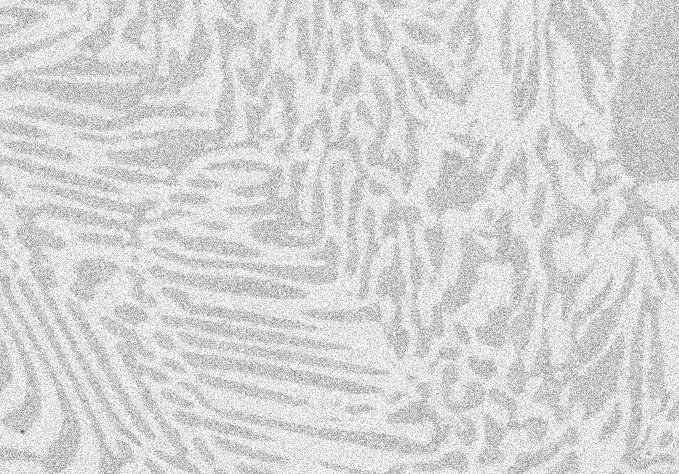
#> input picture pic2.jpg, 679 x 474 px
$ jupyter execute --allow-errors RWAlgo.ipynb   (older library calls are emulated)
#> lines starting #> are read from the running program, lines starting #| are printed output that depends on the picture
# Code by Aishika Saha-18BCE2168

## IMPORTING THE NECESSARY LIBRARIES

[cell 1]
import matplotlib.pyplot as plt
from skimage import io, img_as_float
import numpy as np

## READING THE IMAGE

[cell 2]
img = img_as_float(io.imread("pic2.jpg"))
#> img: shape (474, 679) float64; min 0.247, max 1, mean 0.837
plt.imshow(io.imread("pic2.jpg"))

[cell 3]
plt.hist(img.flat, bins=100, range=(0, 1))
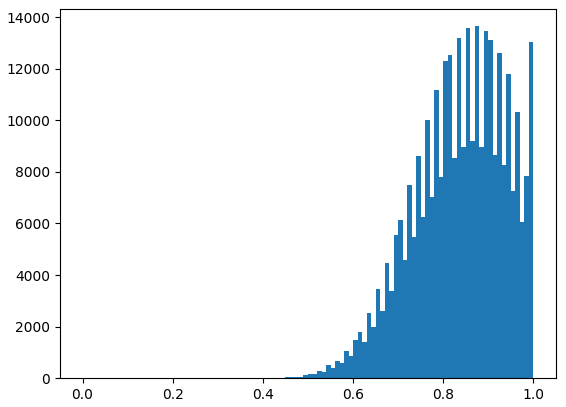
#> figure drawn by matplotlib, 1 panel; tallest bar 13651 high, from x = 0.87 to 0.88

[cell 4]
# Very noisy image so histogram looks horrible. Let us denoise and see if it helps.

from skimage.restoration import denoise_nl_means, estimate_sigma

sigma_est = np.mean(estimate_sigma(img, multichannel=True))
#> sigma_est = 0.0894
#> (the rest of this cell did not finish here and is left out)
